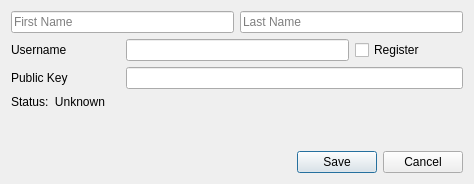
<?xml version="1.0" encoding="UTF-8"?>
<ui version="4.0">
 <class>NewIdentityDialog</class>
 <widget class="QDialog" name="NewIdentityDialog">
  <property name="geometry">
   <rect>
    <x>0</x>
    <y>0</y>
    <width>474</width>
    <height>184</height>
   </rect>
  </property>
  <property name="windowTitle">
   <string>Dialog</string>
  </property>
  <layout class="QGridLayout" name="gridLayout">
   <item row="0" column="0" colspan="2">
    <widget class="QLineEdit" name="firstname">
     <property name="placeholderText">
      <string>First Name</string>
     </property>
    </widget>
   </item>
   <item row="0" column="2" colspan="2">
    <widget class="QLineEdit" name="lastname">
     <property name="placeholderText">
      <string>Last Name</string>
     </property>
    </widget>
   </item>
   <item row="1" column="0">
    <widget class="QLabel" name="label">
     <property name="text">
      <string>Username</string>
     </property>
    </widget>
   </item>
   <item row="1" column="1" colspan="2">
    <widget class="QLineEdit" name="username"/>
   </item>
   <item row="1" column="3">
    <widget class="QCheckBox" name="register_checkbox">
     <property name="toolTip">
      <string>If your desired identity has not been registered by another user, Keyhotee will do the work necessary to register this identity to your public key.</string>
     </property>
     <property name="text">
      <string>Register</string>
     </property>
    </widget>
   </item>
   <item row="2" column="0">
    <widget class="QLabel" name="label_2">
     <property name="text">
      <string>Public Key</string>
     </property>
    </widget>
   </item>
   <item row="2" column="1" colspan="3">
    <widget class="QLineEdit" name="publickey"/>
   </item>
   <item row="3" column="0" colspan="4">
    <widget class="QLabel" name="status_label">
     <property name="text">
      <string>Status:  Unknown</string>
     </property>
    </widget>
   </item>
   <item row="4" column="0">
    <spacer name="verticalSpacer">
     <property name="orientation">
      <enum>Qt::Vertical</enum>
     </property>
     <property name="sizeHint" stdset="0">
      <size>
       <width>20</width>
       <height>0</height>
      </size>
     </property>
    </spacer>
   </item>
   <item row="5" column="0" colspan="2">
    <spacer name="horizontalSpacer">
     <property name="orientation">
      <enum>Qt::Horizontal</enum>
     </property>
     <property name="sizeHint" stdset="0">
      <size>
       <width>211</width>
       <height>20</height>
      </size>
     </property>
    </spacer>
   </item>
   <item row="5" column="2" colspan="2">
    <widget class="QDialogButtonBox" name="buttonBox">
     <property name="orientation">
      <enum>Qt::Horizontal</enum>
     </property>
     <property name="standardButtons">
      <set>QDialogButtonBox::Cancel|QDialogButtonBox::Save</set>
     </property>
    </widget>
   </item>
  </layout>
 </widget>
 <resources/>
 <connections>
  <connection>
   <sender>buttonBox</sender>
   <signal>accepted()</signal>
   <receiver>NewIdentityDialog</receiver>
   <slot>accept()</slot>
   <hints>
    <hint type="sourcelabel">
     <x>248</x>
     <y>254</y>
    </hint>
    <hint type="destinationlabel">
     <x>157</x>
     <y>274</y>
    </hint>
   </hints>
  </connection>
  <connection>
   <sender>buttonBox</sender>
   <signal>rejected()</signal>
   <receiver>NewIdentityDialog</receiver>
   <slot>reject()</slot>
   <hints>
    <hint type="sourcelabel">
     <x>316</x>
     <y>260</y>
    </hint>
    <hint type="destinationlabel">
     <x>286</x>
     <y>274</y>
    </hint>
   </hints>
  </connection>
 </connections>
</ui>
